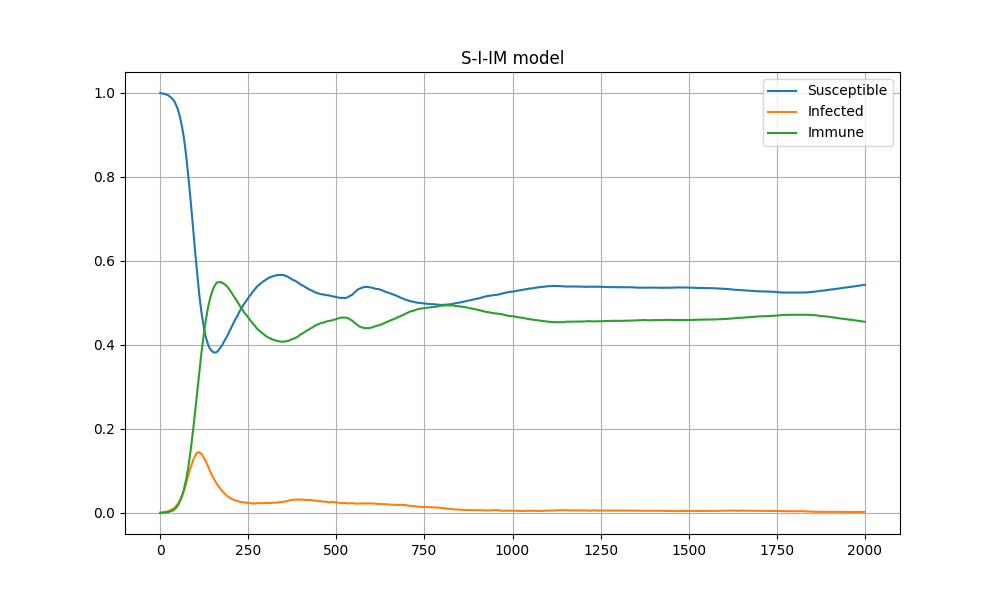

This chart was generated by the following Python code:
import numpy as np
import matplotlib.pyplot as plt
import scipy.stats as stats
import math 
import tqdm
import scipy
import pandas as pd 

# from Hugo 
beta = 0.132 
gamma = 0.073

N = 100_000
initial_sick = 100
number_of_days = 400

"""
0: healthy
1: infected
2: immune for some time and then back to healthy (0)
"""

beta = 0.132 
gamma = 0.073

N = 100_000
initial_sick = 100 
number_of_days = 2_000
immune_time = 120

population_list = np.array(
    [0] * (N - initial_sick) + [1] * initial_sick
)
sick_list = [0] * (N-initial_sick) + list(np.random.exponential(scale=1/gamma, size=initial_sick))
sick_list = [(0, v) for v in sick_list]
immune_list_time = [(0, 0)] * N

susceptible_list = [(N - initial_sick) / N]
infected_list = [initial_sick / N]
immune_list = [0]

for day in tqdm.tqdm(range(number_of_days)):
    S = np.array(range(N))[population_list == 0]
    I = np.array(range(N))[population_list == 1]
    IM = np.array(range(N))[population_list == 2]
    
    # New infected (0 to 1)
    p_infection = beta * len(I) / N
    to_be_infected = S[np.random.random(size=len(S)) < p_infection]
    for person in to_be_infected:
        population_list[person] = 1
        sick_list[person] = (day, np.random.exponential(scale=1/gamma))

    # New immune (1 to 2)
    for person in I:
        infection_day, sick_time = sick_list[person]
        if day > infection_day + sick_time:
            population_list[person] = 2
            immune_list_time[person] = (day, np.random.exponential(scale=immune_time))

    # New healthy (2 to 0)
    for person in IM:
        immune_day, immune_time = immune_list_time[person]
        if day > immune_day + immune_time:
            population_list[person] = 0

    # Update the proposition lists
    susceptible_list.append(np.sum(population_list == 0) / N)
    infected_list.append(np.sum(population_list == 1) / N)
    immune_list.append(np.sum(population_list == 2) / N)

plt.figure(figsize=(10, 6))
plt.grid(visible=True)
plt.title("S-I-IM model")
plt.plot(susceptible_list, label="Susceptible")
plt.plot(infected_list, label="Infected")
plt.plot(immune_list, label="Immune")

plt.legend()

plt.savefig("infected_after_some_time_model.png")